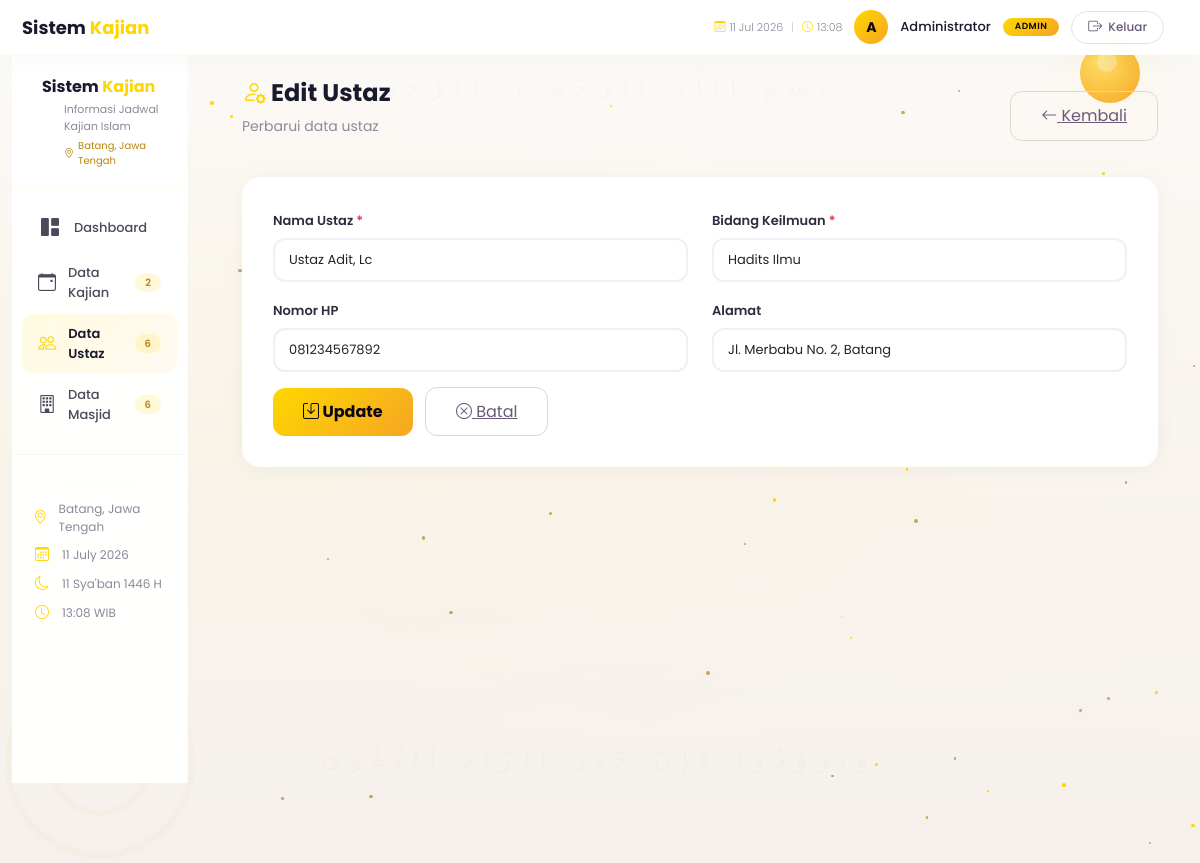
The page /ustaz/update.php?id=7 (signed in) on the database its author committed.
### tables this page shows
CREATE TABLE IF NOT EXISTS `ustaz` (
  `id` int(11) NOT NULL AUTO_INCREMENT,
  `nama_ustaz` varchar(255) NOT NULL,
  `bidang_keilmuan` varchar(255) NOT NULL,
  `no_hp` varchar(20) DEFAULT NULL,
  `alamat` text DEFAULT NULL,
  `created_at` timestamp NOT NULL DEFAULT current_timestamp(),
  `updated_at` timestamp NOT NULL DEFAULT current_timestamp() ON UPDATE current_timestamp(),
  PRIMARY KEY (`id`)
);

### koneksi.php (called while the page is built, shortened)
<?php
function getIslamicDate() {
    $islamicMonths = [
        'Muharram', 'Safar', 'Rabi\'ul Awwal', 'Rabi\'ul Akhir',
        'Jumadil Ula', 'Jumadil Akhir', 'Rajab', 'Sya\'ban',
        'Ramadhan', 'Syawal', 'Dzulqa\'dah', 'Dzulhijjah'
    ];
    $hijriYear = 1446;
    $hijriMonth = (int)date('n') % 12;
    $hijriDay = (int)date('j') % 30;
    return $hijriDay . ' ' . $islamicMonths[$hijriMonth] . ' ' . $hijriYear . ' H';
}
?>

### ustaz/update.php (the view, shortened to what this page needs)
<?php
require_once '../koneksi.php';
$id = isset($_GET['id']) ? (int)$_GET['id'] : 0;
$data = null;
$error = '';
if ($id > 0) {
    $query = "SELECT * FROM ustaz WHERE id = $id";
    $result = mysqli_query($koneksi, $query);
    if (mysqli_num_rows($result) > 0) {
        $data = mysqli_fetch_assoc($result);
    } else {
        $error = 'Data tidak ditemukan!';
    }
} else {
    $error = 'ID tidak valid!';
}
$total_kajian = mysqli_fetch_assoc(mysqli_query($koneksi, "SELECT COUNT(*) as total FROM kajian"))['total'];
$total_ustaz = mysqli_fetch_assoc(mysqli_query($koneksi, "SELECT COUNT(*) as total FROM ustaz"))['total'];
$total_masjid = mysqli_fetch_assoc(mysqli_query($koneksi, "SELECT COUNT(*) as total FROM masjid"))['total'];
$lokasi = 'Batang, Jawa Tengah';
?>
<!DOCTYPE html>
<html lang="id">
<head>
    <link href="https://cdn.jsdelivr.net/npm/bootstrap@5.3.0/dist/css/bootstrap.min.css" rel="stylesheet">
    <link href="https://cdn.jsdelivr.net/npm/bootstrap-icons@1.11.0/font/bootstrap-icons.css" rel="stylesheet">
</head>
<body>
    <div class="islamic-bg">
        <div class="stars-container" id="stars"></div>
        <div class="moon-wrap"><div class="moon"></div></div>
        <div class="arabic-text top">بِسْمِ اللَّهِ الرَّحْمَـٰنِ الرَّحِيمِ</div>
        <div class="arabic-text bottom">وَتَزَوَّدُوا فَإِنَّ خَيْرَ الزَّادِ التَّقْوَى</div>
    </div>
    <nav class="navbar-premium">
        <div class="container-fluid">
            <div class="row align-items-center w-100">
                <div class="col-md-4 col-6">
                    <a href="../dashboard.php" class="brand">
                        <span>Sistem <span class="gold">Kajian</span></span>
                    </a>
                </div>
                <div class="col-md-8 col-6 text-end">
                    <div class="user-info justify-content-end">
                        <span class="time-display">
                            <i class="bi bi-calendar3"></i> <?php echo date('d M Y'); ?>
                            <span style="margin:0 4px;color:#d0c8c0;">|</span>
                            <i class="bi bi-clock"></i> <?php echo date('H:i'); ?>
                        </span>
                        <div class="user-avatar">
                            <?php echo strtoupper(substr($_SESSION['nama_lengkap'], 0, 1)); ?>
                        </div>
                        <span class="user-name"><?php echo $_SESSION['nama_lengkap']; ?></span>
                        <span class="user-role"><?php echo ucfirst($_SESSION['role']); ?></span>
                        <a href="../logout.php" class="btn-logout-premium">
                            <i class="bi bi-box-arrow-right"></i> Keluar
                        </a>
                    </div>
                </div>
            </div>
        </div>
    </nav>
    <div class="container-fluid">
        <div class="row">
            <div class="col-lg-2 col-md-3">
                <div class="sidebar-premium">
                    <div class="brand-sidebar">
                        <div class="logo-text">
                            <span>Sistem <span class="gold">Kajian</span></span>
                        </div>
                        <div class="sub-text">Informasi Jadwal Kajian Islam</div>
                        <div class="lokasi-text">
                            <i class="bi bi-geo-alt"></i> <?php echo $lokasi; ?>
                        </div>
                    </div>
                    <ul class="nav-sidebar">
                        <li><a href="../dashboard.php"><i class="bi bi-grid-1x2-fill"></i> Dashboard</a></li>
                        <li><a href="../kajian/read.php"><i class="bi bi-calendar-event"></i> Data Kajian <span class="badge-sidebar"><?php echo $total_kajian; ?></span></a></li>
                        <li><a href="read.php" class="active"><i class="bi bi-people"></i> Data Ustaz <span class="badge-sidebar"><?php echo $total_ustaz; ?></span></a></li>
                        <li><a href="../masjid/read.php"><i class="bi bi-building"></i> Data Masjid <span class="badge-sidebar"><?php echo $total_masjid; ?></span></a></li>
                    </ul>
                    <div class="sidebar-footer">
                        <div class="divider-light"></div>
                        <div class="footer-item"><i class="bi bi-geo-alt"></i> <span><?php echo $lokasi; ?></span></div>
                        <div class="footer-item"><i class="bi bi-calendar3"></i> <span><?php echo date('d F Y'); ?></span></div>
                        <div class="footer-item"><i class="bi bi-moon"></i> <span><?php echo getIslamicDate(); ?></span></div>
                        <div class="footer-item"><i class="bi bi-clock"></i> <span><?php echo date('H:i'); ?> WIB</span></div>
                    </div>
                </div>
            </div>
            <div class="col-lg-10 col-md-9">
                <div class="main-content">
                    <div class="d-flex justify-content-between align-items-center mb-4">
                        <div>
                            <h1 class="page-title"><i class="bi bi-person-gear" style="color:#FFD700;"></i> Edit Ustaz</h1>
                            <p class="page-subtitle">Perbarui data ustaz</p>
                        </div>
                        <a href="read.php" class="btn-back"><i class="bi bi-arrow-left"></i> Kembali</a>
                    </div>
                    <?php if ($error && !$data): ?>
                    <div class="alert-custom error"><i class="bi bi-exclamation-circle"></i> <?php echo $error; ?></div>
                    <?php else: ?>
                    <div class="form-card">
                        <form method="POST" action="" class="needs-validation" novalidate>
                            <div class="row">
                                <div class="col-md-6 mb-3">
                                    <label class="form-label">Nama Ustaz <span class="text-danger">*</span></label>
                                    <input type="text" class="form-control" name="nama_ustaz" required value="<?php echo htmlspecialchars($data['nama_ustaz']); ?>">
                                </div>
                                <div class="col-md-6 mb-3">
                                    <label class="form-label">Bidang Keilmuan <span class="text-danger">*</span></label>
                                    <input type="text" class="form-control" name="bidang_keilmuan" required value="<?php echo htmlspecialchars($data['bidang_keilmuan']); ?>">
                                </div>
                                <div class="col-md-6 mb-3">
                                    <label class="form-label">Nomor HP</label>
                                    <input type="text" class="form-control" name="no_hp" value="<?php echo htmlspecialchars($data['no_hp']); ?>">
                                </div>
                                <div class="col-md-6 mb-3">
                                    <label class="form-label">Alamat</label>
                                    <input type="text" class="form-control" name="alamat" value="<?php echo htmlspecialchars($data['alamat']); ?>">
                                </div>
                            </div>
                            <button type="submit" name="update" class="btn-save"><i class="bi bi-save"></i> Update</button>
                            <a href="read.php" class="btn-back ms-2"><i class="bi bi-x-circle"></i> Batal</a>
                        </form>
                    </div>
                    <?php endif; ?>
                </div>
            </div>
        </div>
    </div>
</body>
</html>

### rows shown on the page
ustaz: nama_ustaz "Ustaz Adit, Lc", bidang_keilmuan "Hadits Ilmu", no_hp "081234567892", alamat "Jl. Merbabu No. 2, Batang"

### other values the page prints
substr($_SESSION['nama_lengkap'], 0, 1) "A"
$_SESSION['nama_lengkap'] "Administrator"
$_SESSION['role'] "ADMIN"
$lokasi "Batang, Jawa Tengah"
$total_kajian "2"
$total_ustaz "6"
$total_masjid "6"
getIslamicDate() "11 Sya'ban 1446 H"
